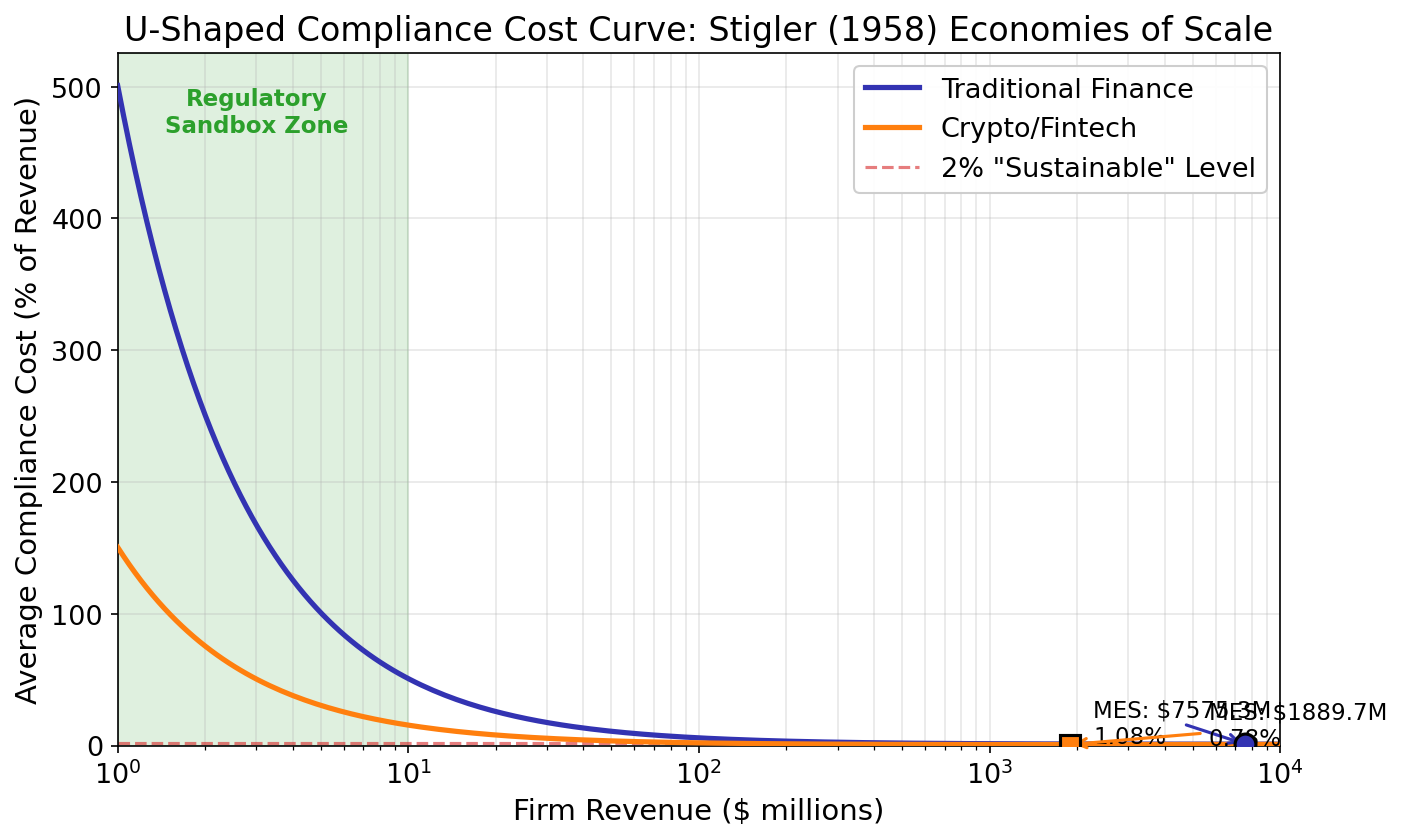

Reproduce this figure in Python.
"""Compliance Cost and Firm Scale: U-Shaped Cost Curve

Modeling economies and diseconomies of scale in regulatory compliance.
Theory: Stigler (1958), Economies of Scale in Industrial Organization.

Cost Model:
  TC = FC + VC(Q) + RC(Q)
    FC = Fixed compliance costs (licensing, systems, legal)
    VC = Variable costs (proportional to scale)
    RC = Regulatory complexity costs (U-shaped)
  AC = TC/Q = FC/Q + vc + rc(Q)

U-Shape Mechanism:
  - Small scale: FC/Q dominates → high AC (economies of scale)
  - Medium scale: FC/Q decreases → AC minimum (MES)
  - Large scale: RC(Q) increases → rising AC (diseconomies: complexity, scrutiny)
"""
import matplotlib.pyplot as plt
import numpy as np
from pathlib import Path

np.random.seed(42)

plt.rcParams.update({
    'font.size': 14, 'axes.labelsize': 14, 'axes.titlesize': 16,
    'xtick.labelsize': 13, 'ytick.labelsize': 13, 'legend.fontsize': 13,
    'figure.figsize': (10, 6), 'figure.dpi': 150
})

MLPURPLE = '#3333B2'
MLBLUE = '#0066CC'
MLORANGE = '#FF7F0E'
MLGREEN = '#2CA02C'
MLRED = '#D62728'
MLLAVENDER = '#ADADE0'

# Firm size (revenue in millions)
revenue = np.logspace(0, 4, 200)  # $1M to $10B

def average_cost_curve(revenue, fc, vc_rate, rc_scale, rc_exponent):
    """
    U-shaped average compliance cost curve.

    Parameters:
    -----------
    revenue : array
        Firm revenue (scale measure)
    fc : float
        Fixed compliance costs ($ millions)
    vc_rate : float
        Variable cost rate (fraction of revenue)
    rc_scale : float
        Regulatory complexity cost scaling factor
    rc_exponent : float
        Exponent for diseconomies (>0 creates U-shape)

    Returns:
    --------
    ac_pct : array
        Average compliance cost as % of revenue
    """
    # Total costs
    total_cost = fc + vc_rate * revenue + rc_scale * revenue**rc_exponent

    # Average cost as percentage
    ac_pct = (total_cost / revenue) * 100

    return ac_pct

# Traditional finance firm (banks, broker-dealers)
# Higher fixed costs, steeper initial decline, earlier diseconomies
trad_fc = 5.0        # $5M fixed costs (licensing, systems, legal)
trad_vc = 0.008      # 0.8% variable cost rate
trad_rc_scale = 0.00015
trad_rc_exp = 1.3    # Diseconomies from complexity, scrutiny

trad_ac = average_cost_curve(revenue, trad_fc, trad_vc, trad_rc_scale, trad_rc_exp)

# Crypto/fintech firm
# Lower fixed costs, flatter curve, different MES
crypto_fc = 1.5      # $1.5M fixed costs (lighter licensing)
crypto_vc = 0.005    # 0.5% variable cost rate
crypto_rc_scale = 0.0001
crypto_rc_exp = 1.4  # Steeper diseconomies (regulatory uncertainty)

crypto_ac = average_cost_curve(revenue, crypto_fc, crypto_vc, crypto_rc_scale, crypto_rc_exp)

# Find Minimum Efficient Scale (MES) for each
trad_mes_idx = np.argmin(trad_ac)
trad_mes_revenue = revenue[trad_mes_idx]
trad_mes_cost = trad_ac[trad_mes_idx]

crypto_mes_idx = np.argmin(crypto_ac)
crypto_mes_revenue = revenue[crypto_mes_idx]
crypto_mes_cost = crypto_ac[crypto_mes_idx]

# Create plot
fig, ax = plt.subplots()

# Plot U-shaped curves
ax.semilogx(revenue, trad_ac, color=MLPURPLE, linewidth=2.5,
            label='Traditional Finance', zorder=3)
ax.semilogx(revenue, crypto_ac, color=MLORANGE, linewidth=2.5,
            label='Crypto/Fintech', zorder=3)

# Mark MES points
ax.plot(trad_mes_revenue, trad_mes_cost, 'o', color=MLPURPLE,
        markersize=10, zorder=5, markeredgecolor='black', markeredgewidth=1.5)
ax.plot(crypto_mes_revenue, crypto_mes_cost, 's', color=MLORANGE,
        markersize=10, zorder=5, markeredgecolor='black', markeredgewidth=1.5)

# Annotate MES points
ax.annotate(f'MES: ${trad_mes_revenue:.1f}M\n{trad_mes_cost:.2f}%',
            xy=(trad_mes_revenue, trad_mes_cost),
            xytext=(trad_mes_revenue * 0.3, trad_mes_cost * 1.5),
            fontsize=11,
            arrowprops=dict(arrowstyle='->', color=MLPURPLE, lw=1.5))

ax.annotate(f'MES: ${crypto_mes_revenue:.1f}M\n{crypto_mes_cost:.2f}%',
            xy=(crypto_mes_revenue, crypto_mes_cost),
            xytext=(crypto_mes_revenue * 3, crypto_mes_cost * 0.6),
            fontsize=11,
            arrowprops=dict(arrowstyle='->', color=MLORANGE, lw=1.5))

# Add regulatory sandbox zone annotation
sandbox_revenue = 10  # $10M threshold
ax.axvspan(revenue.min(), sandbox_revenue, alpha=0.15, color=MLGREEN, zorder=1)
ax.text(3, ax.get_ylim()[1] * 0.95, 'Regulatory\nSandbox Zone',
        fontsize=11, color=MLGREEN, weight='bold', ha='center', va='top')

# Add reference line for "sustainable" cost level
sustainable_threshold = 2.0
ax.axhline(sustainable_threshold, color=MLRED, linestyle='--',
           linewidth=1.5, alpha=0.6, label='2% "Sustainable" Level', zorder=2)

ax.set_xlabel('Firm Revenue ($ millions)')
ax.set_ylabel('Average Compliance Cost (% of Revenue)')
ax.set_title('U-Shaped Compliance Cost Curve: Stigler (1958) Economies of Scale')
ax.legend(loc='upper right', framealpha=0.95)
ax.grid(True, alpha=0.3, which='both')
ax.set_xlim(revenue.min(), revenue.max())
ax.set_ylim(0, max(trad_ac.max(), crypto_ac.max()) * 1.05)

plt.savefig(Path(__file__).parent / 'chart.pdf', dpi=300, bbox_inches='tight')
plt.savefig(Path(__file__).parent / 'chart.png', dpi=150, bbox_inches='tight')
plt.close()
print("Chart saved to chart.pdf and chart.png")
print(f"\nMinimum Efficient Scale:")
print(f"  Traditional Finance: ${trad_mes_revenue:.1f}M revenue ({trad_mes_cost:.2f}% cost)")
print(f"  Crypto/Fintech: ${crypto_mes_revenue:.1f}M revenue ({crypto_mes_cost:.2f}% cost)")
